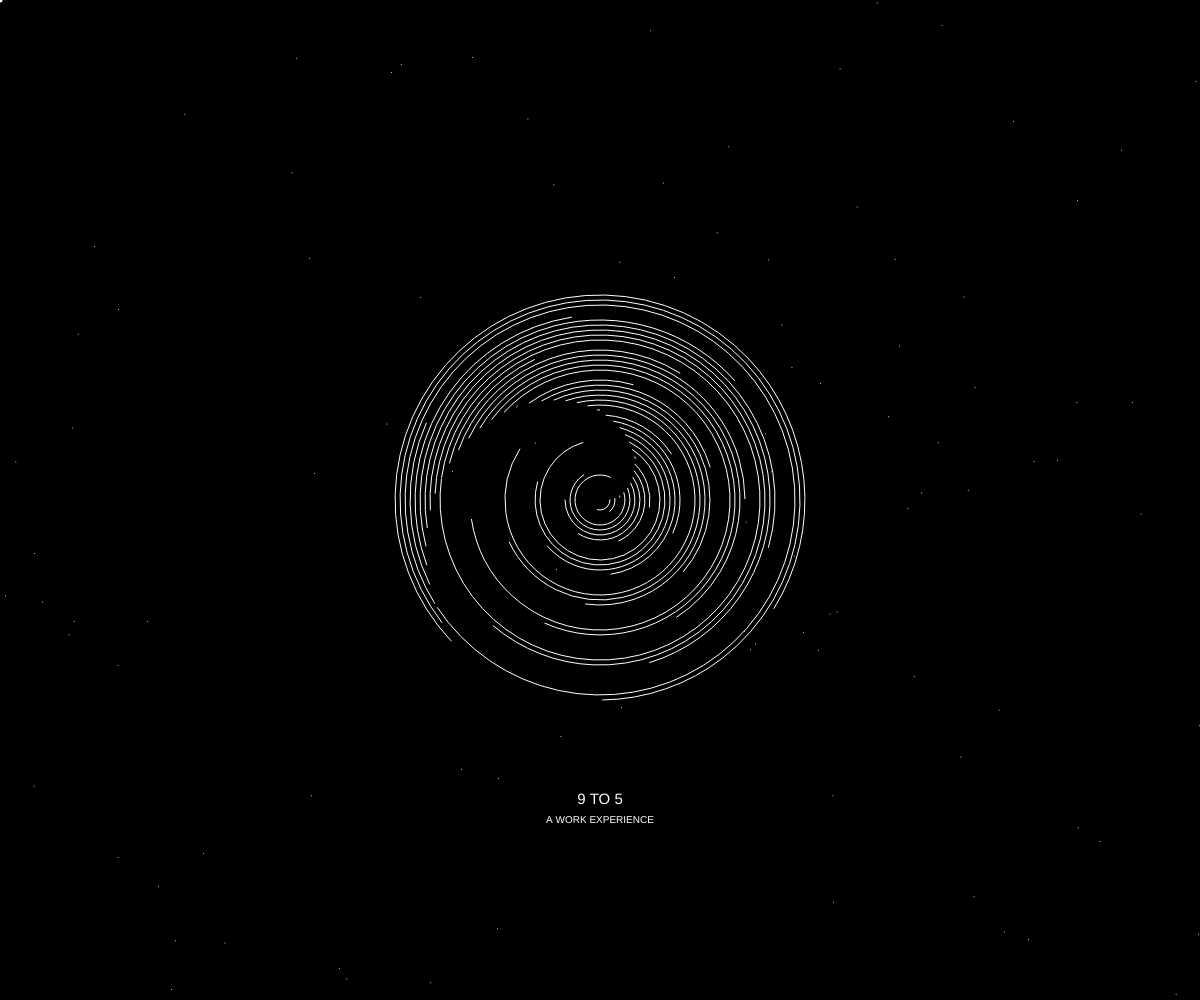
Frame 1 (no input)
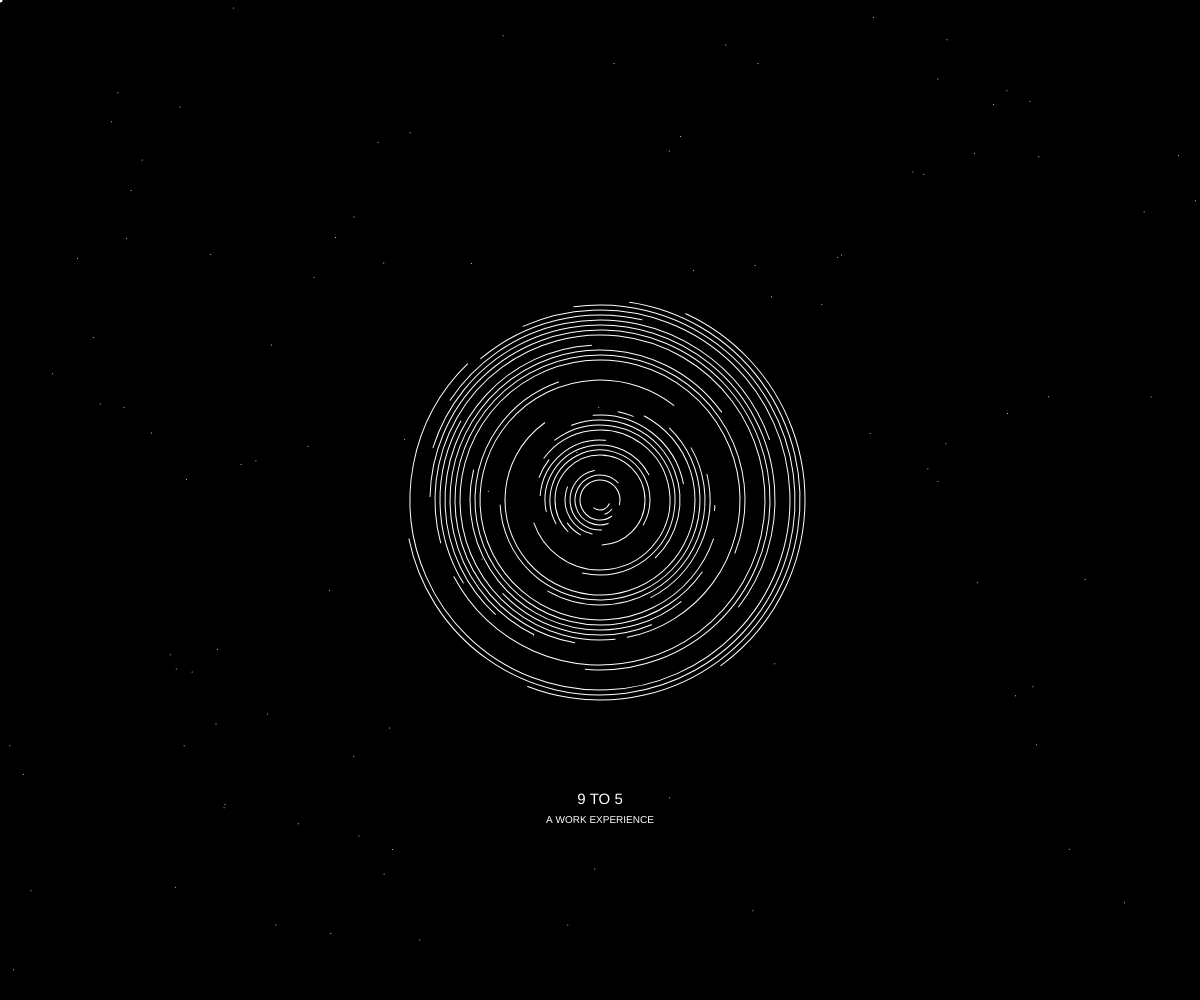
Frame 60 (no input)
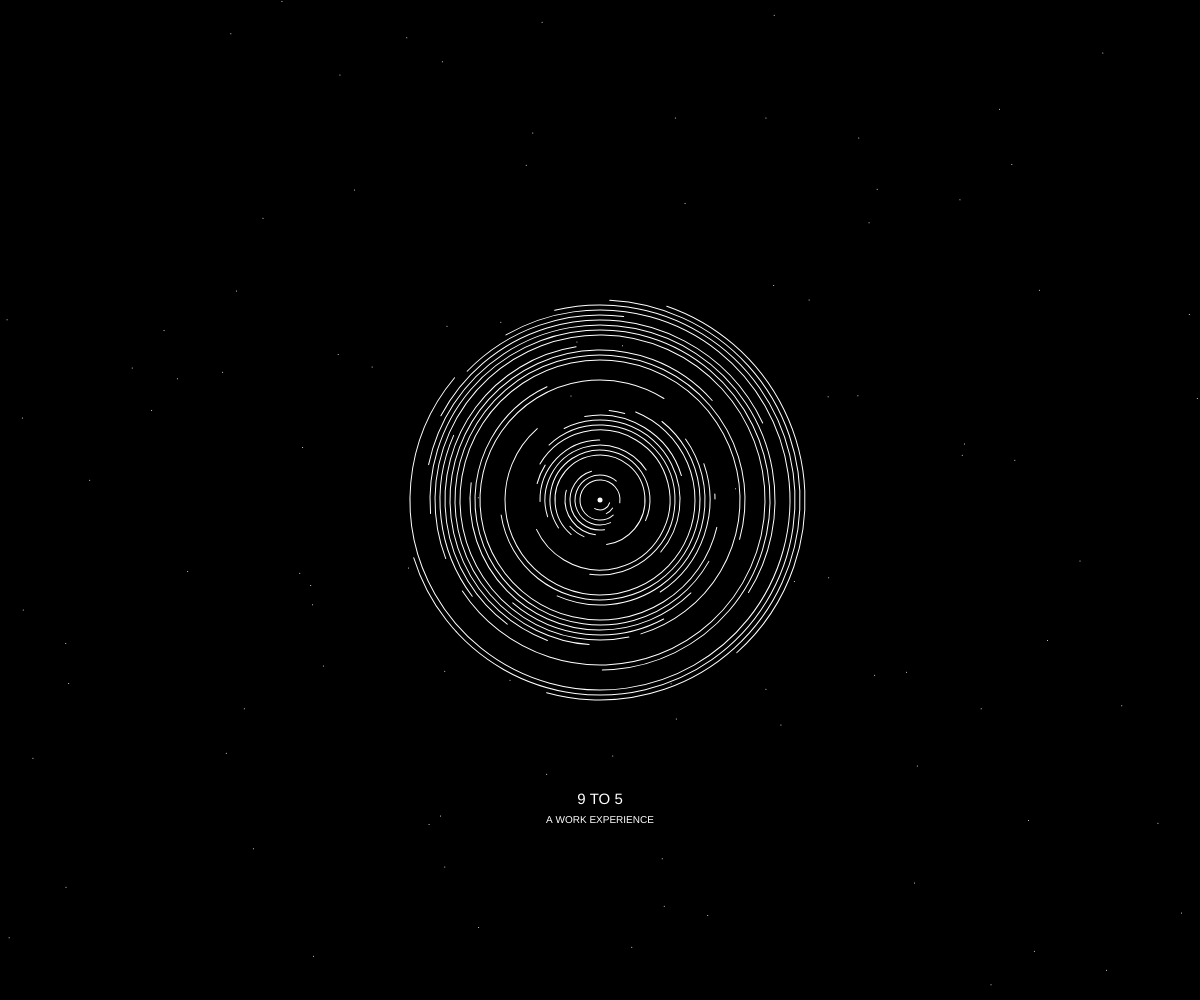
Frame 120 (the mouse pressed at the canvas centre since frame 60)

The p5.js sketch that drew these frames (run headless with seeded random() and noise() and a simulated clock; from frame 60 on, the mouse is pressed at the canvas centre):

// p5.js sketch
// ── sketch.js
//author:
//2nd week tech demo
//instruction to interact - 
//when the mouse move to the left - rotate counterclockwise
// when the mouse move to the right - rotate closewise

//setup is to initiate the whole program
//it only run once//

let gap = 10; 
let cirNum = 40; 
let cirSize = 20;
let angle =0;
let ptNum = 100;
let rectSize = 600;
function setup(){
  createCanvas(windowWidth,windowHeight);
angleMode(degrees);
}

//draw loops forever
function draw() {
   background ('black');
  //a customized shape for mouse
 noCursor();
noStroke()
fill('white')
  circle(mouseX,mouseY,5)

//main graph
  push();
  translate(width/2,height/2);
  rotate(angle);
  angle = angle+map(mouseX,0, width,-0.1,0.1);
  noFill();
  stroke('white')
  strokeWeight(1)
  //for loop
  //where to start,
  //where to end
  //how much it increments each time
for(let i = 0; i < cirNum; i++) {
      arc(0, 0, cirSize + gap * i,cirSize + gap * i,angle*i,360-i,360-angle/2);
}
  pop();
  
  
  
  stroke ('white');
  strokeWeight(1);
  for(let i=0; i<ptNum; i++){
    point(random(width),random(height));
  }
  
  
  //title subtitle
  push();
  translate(width/2,height,-90);
  noStroke();
  textFont('helvetica');
  textSize(15);
  textAlign(CENTER,CENTER);
  text('9 TO 5',0,-200);
  textSize(10);
  text('A WORK EXPERIENCE',0,-180);
  pop();
  
  //border of the album cover
  noFill();
  stroke('white');
  strokeWeight(2)
}
